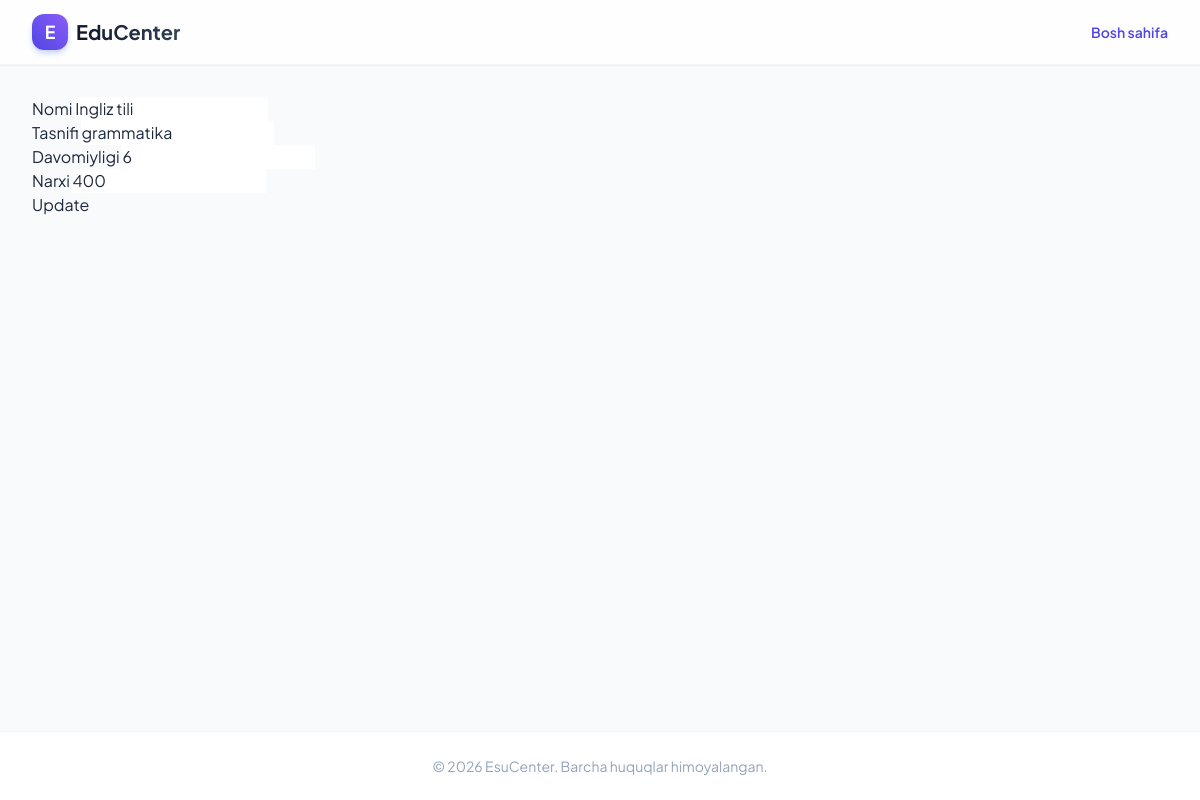
The page /courses/1/update/ on the database its author committed.
### courses/models.py (models this page shows, shortened)
class Course(models.Model):
    title = models.CharField(max_length=100)
    description = models.TextField()
    duration = models.IntegerField()
    price = models.IntegerField()

### courses/views.py (the view)
# urls.py: path('courses/<int:course_id>/update/', update_course, name='update_course'),
def update_course(request, course_id):
    course = Course.objects.get(id=course_id)
    if request.method == 'POST':
        form = CourseForm(request.POST, instance=course)
        if form.is_valid():
            form.save()
            return redirect('student_by_course', course_id=course.pk)
    else:
        form = CourseForm(instance=course)
    context = {
        'form': form,
    }
    return render(request, 'courses/add_course.html', context)

### courses/forms.py (shortened to what this page needs)
class CourseForm(forms.ModelForm):
    class Meta:
        model = Course
        fields = '__all__'
        widgets = {
            'title': forms.TextInput(attrs={
                'placeholder': 'Nomi',
                'class': 'form-control',
            }),
            'description': forms.TextInput(attrs={
                'placeholder': 'Tasnifi',
                'class': 'form-control',
            }),
            'duration': forms.NumberInput(attrs={
                'placeholder': 'Davomiyligi',
                'class': 'form-control',
            }),
            'price': forms.NumberInput(attrs={
                'placeholder': 'Narxi',
                'class': 'form-control',
            })
        }
        labels = {
            'title': 'Nomi',
            'description': 'Tasnifi',
            'duration': 'Davomiyligi',
            'price': 'Narxi',
        }

### templates/courses/add_course.html (shortened to what this page needs)
{% extends 'base.html' %}
{% block content %}
<form method="post">
    {% for field in form %}
        <p>
            <label for="{{ field.id_for_label }}">
                {{ field.label }}
            </label>
            {{ field }}
        </p>
    {% endfor %}
    <button class="btn btn-warning">
        {% if '/update/' in request.path %}
        Update
        {% else %}
        Saqlash
        {% endif %}
    </button>
</form>
{% endblock content %}

### templates/components/_style.html (style rules this page uses)
body { font-family: 'Plus Jakarta Sans', sans-serif; }

### rows shown on the page
Course: form "Ingliz tili" "grammatika" "6" "400"

### other values the page prints
{{ field.label }} "Nomi" "Tasnifi" "Davomiyligi" "Narxi"
